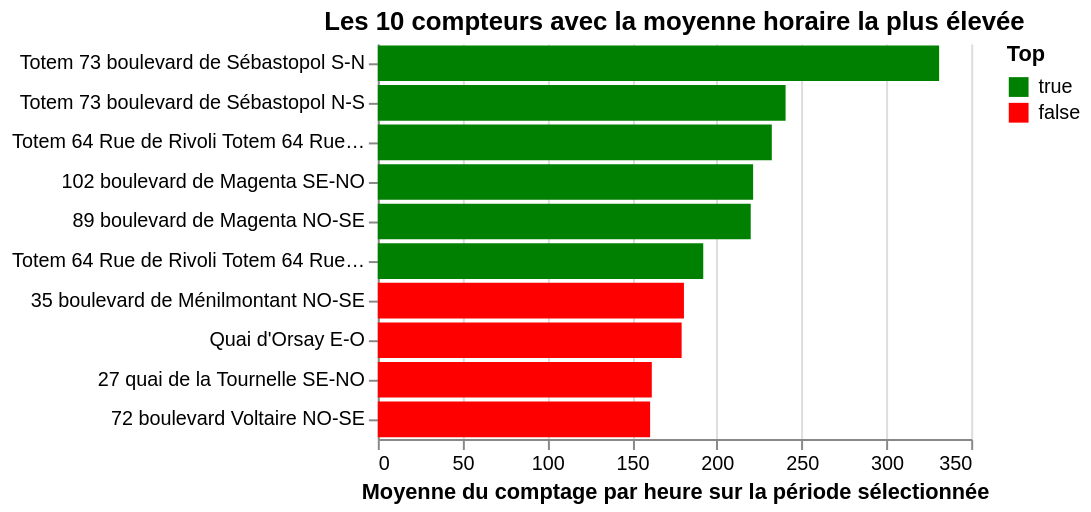

Here is the notebook cell this chart was saved with:
### Markdown cell above
## 7.3 La librairie `altair`

Comme `ggplot`/`plotnine`, `Vega` est un écosystème graphique visant à proposer une implémentation de la grammaire des graphiques de Wilkinson (2012). La syntaxe de `Vega` est donc basée sur un principe déclaratif: on déclare une construction par couches et transformations de données progressives.

A l’origine, `Vega` est basée sur une syntaxe JSON, d’où son lien fort avec `Javascript`. Néanmoins, il existe une API Python qui permet de faire ce type de figures interactives nativement en Python. Pour comprendre la logique de construction d’un code `altair`, voici comment répliquer la figure précédente avec:

### Code cell
import altair as alt

color_scale = alt.Scale(domain=[True, False], range=["green", "red"])

fig2 = (
    alt.Chart(df1)
    .mark_bar()
    .encode(
        x=alt.X(
            "average(sum_counts):Q",
            title="Moyenne du comptage par heure sur la période sélectionnée",
        ),
        y=alt.Y("nom_compteur:N", sort="-x", title=""),
        color=alt.Color("top:N", scale=color_scale, legend=alt.Legend(title="Top")),
        tooltip=[
            alt.Tooltip("nom_compteur:N", title="Nom du compteur"),
            alt.Tooltip("sum_counts:Q", title="Moyenne horaire"),
        ],
    )
    .properties(title="Les 10 compteurs avec la moyenne horaire la plus élevée")
    .configure_view(strokeOpacity=0)
)

fig2.interactive()

### Figure 1 — Vega-Lite specification as saved in the notebook (floating-point values rounded to 4 significant figures)
{"config": {"view": {"continuousWidth": 300, "continuousHeight": 300, "strokeOpacity": 0}}, "data": {"name": "data-b56854b907d9d29891b4786dd9084ded"}, "mark": {"type": "bar"}, "encoding": {"color": {"field": "top", "legend": {"title": "Top"}, "scale": {"domain": [true, false], "range": ["green", "red"]}, "type": "nominal"}, "tooltip": [{"field": "nom_compteur", "title": "Nom du compteur", "type": "nominal"}, {"field": "sum_counts", "title": "Moyenne horaire", "type": "quantitative"}], "x": {"aggregate": "average", "field": "sum_counts", "title": "Moyenne du comptage par heure sur la période sélectionnée", "type": "quantitative"}, "y": {"field": "nom_compteur", "sort": "-x", "title": "", "type": "nominal"}}, "params": [{"name": "param_1", "select": {"type": "interval", "encodings": ["x", "y"]}, "bind": "scales"}], "title": "Les 10 compteurs avec la moyenne horaire la plus élevée", "$schema": "https://vega.github.io/schema/vega-lite/v5.20.1.json", "datasets": {"data-b56854b907d9d29891b4786dd9084ded": [{"nom_compteur": "Totem 73 boulevard de Sébastopol S-N", "sum_counts": 331.1, "top": true}, {"nom_compteur": "Totem 73 boulevard de Sébastopol N-S", "sum_counts": 240.5, "top": true}, {"nom_compteur": "Totem 64 Rue de Rivoli Totem 64 Rue de Rivoli Vélos O-E", "sum_counts": 232.4, "top": true}, {"nom_compteur": "102 boulevard de Magenta SE-NO", "sum_counts": 221.4, "top": true}, {"nom_compteur": "89 boulevard de Magenta NO-SE", "sum_counts": 220.0, "top": true}, {"nom_compteur": "Totem 64 Rue de Rivoli Totem 64 Rue de Rivoli Vélos E-O", "sum_counts": 192.0, "top": true}, {"nom_compteur": "35 boulevard de Ménilmontant NO-SE", "sum_counts": 180.6, "top": false}, {"nom_compteur": "Quai d'Orsay E-O", "sum_counts": 179.2, "top": false}, {"nom_compteur": "27 quai de la Tournelle SE-NO", "sum_counts": 161.6, "top": false}, {"nom_compteur": "72 boulevard Voltaire NO-SE", "sum_counts": 160.6, "top": false}]}}
